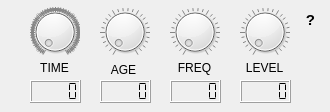
     <widget class="QWidget" name="vintageTab">
      <attribute name="title">
       <string>Vintage</string>
      </attribute>
      <widget class="QLabel" name="vintageLevelLabel">
       <property name="geometry">
        <rect>
         <x>240</x>
         <y>60</y>
         <width>49</width>
         <height>16</height>
        </rect>
       </property>
       <property name="text">
        <string>LEVEL</string>
       </property>
       <property name="alignment">
        <set>Qt::AlignmentFlag::AlignCenter</set>
       </property>
      </widget>
      <widget class="QLCDNumber" name="vintageAgeDisplay">
       <property name="geometry">
        <rect>
         <x>100</x>
         <y>80</y>
         <width>51</width>
         <height>23</height>
        </rect>
       </property>
       <property name="segmentStyle">
        <enum>QLCDNumber::SegmentStyle::Flat</enum>
       </property>
      </widget>
      <widget class="QLCDNumber" name="vintageTimeDisplay">
       <property name="geometry">
        <rect>
         <x>30</x>
         <y>80</y>
         <width>51</width>
         <height>23</height>
        </rect>
       </property>
       <property name="segmentStyle">
        <enum>QLCDNumber::SegmentStyle::Flat</enum>
       </property>
      </widget>
      <widget class="QLabel" name="vintageAgeLabel">
       <property name="geometry">
        <rect>
         <x>88</x>
         <y>60</y>
         <width>71</width>
         <height>20</height>
        </rect>
       </property>
       <property name="text">
        <string>AGE</string>
       </property>
       <property name="alignment">
        <set>Qt::AlignmentFlag::AlignCenter</set>
       </property>
      </widget>
      <widget class="QDial" name="vintageFreqDial">
       <property name="geometry">
        <rect>
         <x>170</x>
         <y>0</y>
         <width>50</width>
         <height>64</height>
        </rect>
       </property>
       <property name="autoFillBackground">
        <bool>false</bool>
       </property>
       <property name="maximum">
        <number>100</number>
       </property>
       <property name="wrapping">
        <bool>false</bool>
       </property>
       <property name="notchesVisible">
        <bool>true</bool>
       </property>
      </widget>
      <widget class="QLabel" name="vintageTimeLabel">
       <property name="geometry">
        <rect>
         <x>30</x>
         <y>60</y>
         <width>49</width>
         <height>16</height>
        </rect>
       </property>
       <property name="text">
        <string>TIME</string>
       </property>
       <property name="alignment">
        <set>Qt::AlignmentFlag::AlignCenter</set>
       </property>
      </widget>
      <widget class="QLCDNumber" name="vintageLevelDisplay">
       <property name="geometry">
        <rect>
         <x>240</x>
         <y>80</y>
         <width>51</width>
         <height>23</height>
        </rect>
       </property>
       <property name="segmentStyle">
        <enum>QLCDNumber::SegmentStyle::Flat</enum>
       </property>
      </widget>
      <widget class="QDial" name="vintageLevelDial">
       <property name="geometry">
        <rect>
         <x>240</x>
         <y>0</y>
         <width>50</width>
         <height>64</height>
        </rect>
       </property>
       <property name="autoFillBackground">
        <bool>false</bool>
       </property>
       <property name="maximum">
        <number>100</number>
       </property>
       <property name="wrapping">
        <bool>false</bool>
       </property>
       <property name="notchesVisible">
        <bool>true</bool>
       </property>
      </widget>
      <widget class="QLabel" name="vintageFreqLabel">
       <property name="geometry">
        <rect>
         <x>170</x>
         <y>60</y>
         <width>49</width>
         <height>16</height>
        </rect>
       </property>
       <property name="text">
        <string>FREQ</string>
       </property>
       <property name="alignment">
        <set>Qt::AlignmentFlag::AlignCenter</set>
       </property>
      </widget>
      <widget class="QDial" name="vintageTimeDial">
       <property name="geometry">
        <rect>
         <x>30</x>
         <y>0</y>
         <width>50</width>
         <height>64</height>
        </rect>
       </property>
       <property name="autoFillBackground">
        <bool>false</bool>
       </property>
       <property name="maximum">
        <number>4000</number>
       </property>
       <property name="wrapping">
        <bool>false</bool>
       </property>
       <property name="notchesVisible">
        <bool>true</bool>
       </property>
      </widget>
      <widget class="QLCDNumber" name="vintageFreqDisplay">
       <property name="geometry">
        <rect>
         <x>170</x>
         <y>80</y>
         <width>51</width>
         <height>23</height>
        </rect>
       </property>
       <property name="segmentStyle">
        <enum>QLCDNumber::SegmentStyle::Flat</enum>
       </property>
      </widget>
      <widget class="QDial" name="vintageAgeDial">
       <property name="geometry">
        <rect>
         <x>100</x>
         <y>0</y>
         <width>50</width>
         <height>64</height>
        </rect>
       </property>
       <property name="autoFillBackground">
        <bool>false</bool>
       </property>
       <property name="maximum">
        <number>100</number>
       </property>
       <property name="wrapping">
        <bool>false</bool>
       </property>
       <property name="notchesVisible">
        <bool>true</bool>
       </property>
      </widget>
      <widget class="QLabel" name="vintageHelpLabel">
       <property name="geometry">
        <rect>
         <x>300</x>
         <y>10</y>
         <width>21</width>
         <height>21</height>
        </rect>
       </property>
       <property name="toolTip">
        <string>&lt;html&gt;&lt;head/&gt;&lt;body&gt;&lt;p align=&quot;center&quot;&gt;&lt;span style=&quot; font-size:14pt;&quot;&gt;Analog style delay&lt;/span&gt;&lt;/p&gt;&lt;p align=&quot;center&quot;&gt;&lt;img src=&quot;:/Delay_Vintage/resources/delay/vintage.png&quot;/&gt;&lt;/p&gt;&lt;/body&gt;&lt;/html&gt;</string>
       </property>
       <property name="text">
        <string>&lt;html&gt;&lt;head/&gt;&lt;body&gt;&lt;p align=&quot;center&quot;&gt;&lt;span style=&quot; font-size:11pt; font-weight:700;&quot;&gt;?&lt;/span&gt;&lt;/p&gt;&lt;/body&gt;&lt;/html&gt;</string>
       </property>
      </widget>
     </widget>
